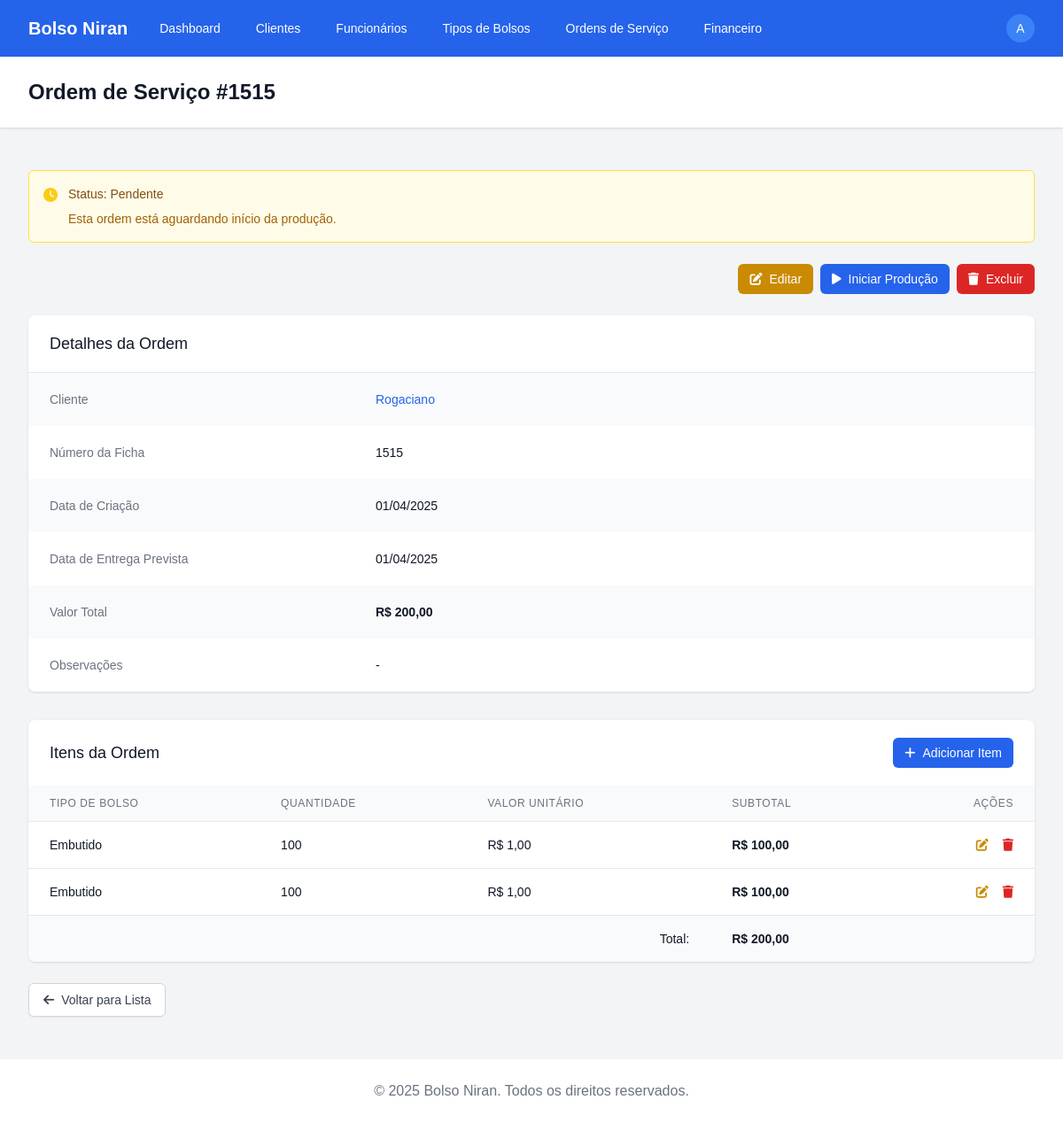
Screenshot of /ordens/1/ (signed in) with the database file from the repository.
### apps/ordens_servico/models.py (models this page shows, shortened)
class OrdemServico(models.Model):
    STATUS_CHOICES = [
        ('pendente', 'Pendente'),
        ('em_producao', 'Em Produção'),
        ('finalizado', 'Finalizado'),
        ('entregue', 'Entregue'),
        ('cancelado', 'Cancelado'),
    ]
    PAGAMENTO_CHOICES = [
        ('dinheiro', 'Dinheiro'),
        ('pix', 'PIX'),
        ('cartao', 'Cartão'),
        ('boleto', 'Boleto'),
        ('transferencia', 'Transferência'),
    ]
    cliente = models.ForeignKey('clientes.Cliente', on_delete=models.PROTECT)
    ficha = models.CharField(max_length=20, unique=True)
    data_criacao = models.DateField(auto_now_add=True)
    data_entrega_prevista = models.DateField()
    status = models.CharField(max_length=20, choices=STATUS_CHOICES, default='pendente')
    observacoes = models.TextField(blank=True)
    valor_total = models.DecimalField(max_digits=10, decimal_places=2)
    forma_pagamento = models.CharField(max_length=20, choices=PAGAMENTO_CHOICES, null=True, blank=True)
    pago = models.BooleanField(default=False)
    data_pagamento = models.DateField(null=True, blank=True)
    class Meta:
        verbose_name = 'Ordem de Serviço'
        verbose_name_plural = 'Ordens de Serviço'
        ordering = ['-data_criacao']

class ItemOrdemServico(models.Model):
    ordem_servico = models.ForeignKey(OrdemServico, related_name='itens', on_delete=models.CASCADE)
    tipo_bolso = models.ForeignKey('catalogo.TipoBolso', on_delete=models.PROTECT)
    quantidade = models.PositiveIntegerField()
    valor_unitario = models.DecimalField(max_digits=10, decimal_places=2)
    @property
    def subtotal(self):
        return self.quantidade * self.valor_unitario
    class Meta:
        verbose_name = 'Item de Ordem de Serviço'
        verbose_name_plural = 'Itens de Ordem de Serviço'

### apps/clientes/models.py (models this page shows, shortened)
class Cliente(models.Model):
    nome = models.CharField(max_length=100)
    telefone = models.CharField(max_length=20)
    endereco = models.TextField()
    contato = models.CharField(max_length=100)
    email = models.EmailField(blank=True, null=True)
    data_cadastro = models.DateField(auto_now_add=True)
    class Meta:
        verbose_name = 'Cliente'
        verbose_name_plural = 'Clientes'
        ordering = ['nome']

### apps/catalogo/models.py (models this page shows, shortened)
class TipoBolso(models.Model):
    nome = models.CharField(max_length=100)
    descricao = models.TextField(blank=True)
    valor_padrao = models.DecimalField(max_digits=10, decimal_places=2, default=0)
    tempo_estimado_producao = models.DurationField(blank=True, null=True)
    class Meta:
        verbose_name = 'Tipo de Bolso'
        verbose_name_plural = 'Tipos de Bolsos'
        ordering = ['nome']

### apps/ordens_servico/views.py (the view)
# urls.py: path('<int:pk>/', views.OrdemServicoDetailView.as_view(), name='detail'),
class OrdemServicoDetailView(LoginRequiredMixin, DetailView):
    model = OrdemServico
    template_name = 'ordens_servico/ordemservico_detail.html'
    context_object_name = 'ordem'
    def get_context_data(self, **kwargs):
        context = super().get_context_data(**kwargs)
        return context

### apps/ordens_servico/templatetags/ordem_servico_tags.py (called while the page is built)
@register.filter
def has_attr(obj, attr):
    return hasattr(obj, attr)

### templates/ordens_servico/ordemservico_detail.html (shortened to what this page needs)
{% extends 'base.html' %}
{% load ordem_servico_tags %}
{% block header %}Ordem de Serviço #{{ ordem.ficha }}{% endblock %}
{% block content %}
<div class="mb-6 rounded-md p-4
  {% if ordem.status == 'pendente' %}bg-yellow-50 border border-yellow-300
  {% elif ordem.status == 'em_producao' %}bg-blue-50 border border-blue-300
  {% elif ordem.status == 'finalizado' %}bg-green-50 border border-green-300
  {% elif ordem.status == 'entregue' %}bg-purple-50 border border-purple-300
  {% elif ordem.status == 'cancelado' %}bg-red-50 border border-red-300{% endif %}">
  <div class="flex">
    <div class="flex-shrink-0">
      <i class="fas
        {% if ordem.status == 'pendente' %}fa-clock text-yellow-400
        {% elif ordem.status == 'em_producao' %}fa-hammer text-blue-400
        {% elif ordem.status == 'finalizado' %}fa-check-circle text-green-400
        {% elif ordem.status == 'entregue' %}fa-truck text-purple-400
        {% elif ordem.status == 'cancelado' %}fa-times-circle text-red-400{% endif %}"></i>
    </div>
    <div class="ml-3">
      <h3 class="text-sm font-medium
        {% if ordem.status == 'pendente' %}text-yellow-800
        {% elif ordem.status == 'em_producao' %}text-blue-800
        {% elif ordem.status == 'finalizado' %}text-green-800
        {% elif ordem.status == 'entregue' %}text-purple-800
        {% elif ordem.status == 'cancelado' %}text-red-800{% endif %}">
        Status: {{ ordem.get_status_display }}
      </h3>
      <div class="mt-2 text-sm
        {% if ordem.status == 'pendente' %}text-yellow-700
        {% elif ordem.status == 'em_producao' %}text-blue-700
        {% elif ordem.status == 'finalizado' %}text-green-700
        {% elif ordem.status == 'entregue' %}text-purple-700
        {% elif ordem.status == 'cancelado' %}text-red-700{% endif %}">
        <p>
          {% if ordem.status == 'pendente' %}
            Esta ordem está aguardando início da produção.
          {% elif ordem.status == 'em_producao' %}
            Esta ordem está em produção desde {{ ordem.producao.data_inicio|date:"d/m/Y" }}.
          {% elif ordem.status == 'finalizado' %}
            Produção concluída em {{ ordem.producao.data_conclusao|date:"d/m/Y" }}, aguardando entrega.
          {% elif ordem.status == 'cancelado' %}
            Esta ordem foi cancelada.
          {% endif %}
        </p>
      </div>
    </div>
  </div>
</div>
<div class="mb-6 flex flex-wrap justify-end gap-2">
  <a href="{% url 'ordens_servico:edit' ordem.id %}" class="inline-flex items-center px-3 py-2 border border-transparent text-sm leading-4 font-medium rounded-md text-white bg-yellow-600 hover:bg-yellow-700 focus:outline-none focus:ring-2 focus:ring-offset-2 focus:ring-yellow-500">
    <i class="fas fa-edit mr-2"></i> Editar
  </a>
  {% if ordem.status == 'pendente' %}
    <a href="{% url 'ordens_servico:producao_add' ordem.id %}" class="inline-flex items-center px-3 py-2 border border-transparent text-sm leading-4 font-medium rounded-md text-white bg-blue-600 hover:bg-blue-700 focus:outline-none focus:ring-2 focus:ring-offset-2 focus:ring-blue-500">
      <i class="fas fa-play mr-2"></i> Iniciar Produção
    </a>
  {% endif %}
  {% if ordem.status == 'pendente' or ordem.status == 'cancelado' %}
    <a href="{% url 'ordens_servico:delete' ordem.id %}" class="inline-flex items-center px-3 py-2 border border-transparent text-sm leading-4 font-medium rounded-md text-white bg-red-600 hover:bg-red-700 focus:outline-none focus:ring-2 focus:ring-offset-2 focus:ring-red-500">
      <i class="fas fa-trash mr-2"></i> Excluir
    </a>
  {% endif %}
</div>
<div class="bg-white shadow overflow-hidden sm:rounded-lg">
  <div class="px-4 py-5 sm:px-6 flex justify-between items-center">
    <h2 class="text-lg leading-6 font-medium text-gray-900">Detalhes da Ordem</h2>
  </div>
  <div class="border-t border-gray-200">
    <dl>
      <div class="bg-gray-50 px-4 py-5 sm:grid sm:grid-cols-3 sm:gap-4 sm:px-6">
        <dt class="text-sm font-medium text-gray-500">Cliente</dt>
        <dd class="mt-1 text-sm text-gray-900 sm:mt-0 sm:col-span-2">
          <a href="{% url 'clientes:detail' ordem.cliente.id %}" class="text-blue-600 hover:text-blue-900">
            {{ ordem.cliente.nome }}
          </a>
        </dd>
      </div>
      <div class="bg-white px-4 py-5 sm:grid sm:grid-cols-3 sm:gap-4 sm:px-6">
        <dt class="text-sm font-medium text-gray-500">Número da Ficha</dt>
        <dd class="mt-1 text-sm text-gray-900 sm:mt-0 sm:col-span-2">{{ ordem.ficha }}</dd>
      </div>
      <div class="bg-gray-50 px-4 py-5 sm:grid sm:grid-cols-3 sm:gap-4 sm:px-6">
        <dt class="text-sm font-medium text-gray-500">Data de Criação</dt>
        <dd class="mt-1 text-sm text-gray-900 sm:mt-0 sm:col-span-2">{{ ordem.data_criacao|date:"d/m/Y" }}</dd>
      </div>
      <div class="bg-white px-4 py-5 sm:grid sm:grid-cols-3 sm:gap-4 sm:px-6">
        <dt class="text-sm font-medium text-gray-500">Data de Entrega Prevista</dt>
        <dd class="mt-1 text-sm text-gray-900 sm:mt-0 sm:col-span-2">{{ ordem.data_entrega_prevista|date:"d/m/Y" }}</dd>
      </div>
      <div class="bg-gray-50 px-4 py-5 sm:grid sm:grid-cols-3 sm:gap-4 sm:px-6">
        <dt class="text-sm font-medium text-gray-500">Valor Total</dt>
        <dd class="mt-1 text-sm font-bold text-gray-900 sm:mt-0 sm:col-span-2">R$ {{ ordem.valor_total|floatformat:2 }}</dd>
      </div>
      <div class="bg-white px-4 py-5 sm:grid sm:grid-cols-3 sm:gap-4 sm:px-6">
        <dt class="text-sm font-medium text-gray-500">Observações</dt>
        <dd class="mt-1 text-sm text-gray-900 sm:mt-0 sm:col-span-2">{{ ordem.observacoes|default:"-"|linebreaks }}</dd>
      </div>
    </dl>
  </div>
</div>
<div class="mt-8 bg-white shadow overflow-hidden sm:rounded-lg">
  <div class="px-4 py-5 sm:px-6 flex justify-between items-center">
    <h2 class="text-lg leading-6 font-medium text-gray-900">Itens da Ordem</h2>
    {% if ordem.status == 'pendente' %}
      <a href="{% url 'ordens_servico:item_add' ordem.id %}" class="inline-flex items-center px-3 py-2 border border-transparent text-sm leading-4 font-medium rounded-md text-white bg-blue-600 hover:bg-blue-700 focus:outline-none focus:ring-2 focus:ring-offset-2 focus:ring-blue-500">
        <i class="fas fa-plus mr-2"></i> Adicionar Item
      </a>
    {% endif %}
  </div>
  <div class="overflow-x-auto">
    <table class="min-w-full divide-y divide-gray-200">
      <thead class="bg-gray-50">
        <tr>
          <th scope="col" class="px-6 py-3 text-left text-xs font-medium text-gray-500 uppercase tracking-wider">Tipo de Bolso</th>
          <th scope="col" class="px-6 py-3 text-left text-xs font-medium text-gray-500 uppercase tracking-wider">Quantidade</th>
          <th scope="col" class="px-6 py-3 text-left text-xs font-medium text-gray-500 uppercase tracking-wider">Valor Unitário</th>
          <th scope="col" class="px-6 py-3 text-left text-xs font-medium text-gray-500 uppercase tracking-wider">Subtotal</th>
          {% if ordem.status == 'pendente' %}
            <th scope="col" class="px-6 py-3 text-right text-xs font-medium text-gray-500 uppercase tracking-wider">Ações</th>
          {% endif %}
        </tr>
      </thead>
      <tbody class="bg-white divide-y divide-gray-200">
        {% for item in ordem.itens.all %}
          <tr>
            <td class="px-6 py-4 whitespace-nowrap">
              <div class="text-sm font-medium text-gray-900">{{ item.tipo_bolso.nome }}</div>
            </td>
            <td class="px-6 py-4 whitespace-nowrap">
              <div class="text-sm text-gray-900">{{ item.quantidade }}</div>
            </td>
            <td class="px-6 py-4 whitespace-nowrap">
              <div class="text-sm text-gray-900">R$ {{ item.valor_unitario|floatformat:2 }}</div>
            </td>
            <td class="px-6 py-4 whitespace-nowrap">
              <div class="text-sm font-semibold text-gray-900">R$ {{ item.subtotal|floatformat:2 }}</div>
            </td>
            {% if ordem.status == 'pendente' %}
              <td class="px-6 py-4 whitespace-nowrap text-right text-sm font-medium">
                <a href="{% url 'ordens_servico:item_edit' item.id %}" class="text-yellow-600 hover:text-yellow-900 mr-3">
                  <i class="fas fa-edit"></i>
                </a>
                <a href="{% url 'ordens_servico:item_delete' item.id %}" class="text-red-600 hover:text-red-900">
                  <i class="fas fa-trash"></i>
                </a>
              </td>
            {% endif %}
          </tr>
        {% empty %}
          <tr>
            <td colspan="{% if ordem.status == 'pendente' %}5{% else %}4{% endif %}" class="px-6 py-4 text-center text-sm text-gray-500">
              Nenhum item adicionado à ordem.
            </td>
          </tr>
        {% endfor %}
        {% if ordem.itens.exists %}
          <tr class="bg-gray-50">
            <td colspan="3" class="px-6 py-4 text-right text-sm font-medium text-gray-900">Total:</td>
            <td class="px-6 py-4 whitespace-nowrap">
              <div class="text-sm font-bold text-gray-900">R$ {{ ordem.valor_total|floatformat:2 }}</div>
            </td>
            {% if ordem.status == 'pendente' %}
              <td></td>
            {% endif %}
          </tr>
        {% endif %}
      </tbody>
    </table>
  </div>
</div>
<div class="mt-6 flex justify-between">
  <a href="{% url 'ordens_servico:list' %}" class="inline-flex items-center px-4 py-2 border border-gray-300 rounded-md shadow-sm text-sm font-medium text-gray-700 bg-white hover:bg-gray-50 focus:outline-none focus:ring-2 focus:ring-offset-2 focus:ring-blue-500">
    <i class="fas fa-arrow-left mr-2"></i> Voltar para Lista
  </a>
</div>
{% endblock %}

### templates/base.html (shortened to what this page needs)
<!DOCTYPE html>
{% load static %}
<html lang="pt-br">
<head>
  <script src="https://cdn.tailwindcss.com"></script>
  <link rel="stylesheet" href="https://cdnjs.cloudflare.com/ajax/libs/font-awesome/6.0.0/css/all.min.css" />
  <link rel="stylesheet" href="{% static 'css/custom.css' %}" />
</head>
<body class="bg-gray-100 min-h-screen">
  <div class="flex flex-col min-h-screen">
    <nav class="bg-blue-600 text-white shadow-md">
      <div class="max-w-7xl mx-auto px-4 sm:px-6 lg:px-8">
        <div class="flex justify-between h-16">
          <div class="flex">
            <div class="flex-shrink-0 flex items-center">
              <span class="text-xl font-bold">Bolso Niran</span>
            </div>
            <div class="hidden md:ml-6 md:flex md:items-center md:space-x-4">
              <a href="{% url 'dashboard:index' %}" class="px-3 py-2 rounded-md text-sm font-medium hover:bg-blue-700">Dashboard</a>
              <a href="{% url 'clientes:list' %}" class="px-3 py-2 rounded-md text-sm font-medium hover:bg-blue-700">Clientes</a>
              <a href="{% url 'funcionarios:list' %}" class="px-3 py-2 rounded-md text-sm font-medium hover:bg-blue-700">Funcionários</a>
              <a href="{% url 'catalogo:list' %}" class="px-3 py-2 rounded-md text-sm font-medium hover:bg-blue-700">Tipos de Bolsos</a>
              <a href="{% url 'ordens_servico:list' %}" class="px-3 py-2 rounded-md text-sm font-medium hover:bg-blue-700">Ordens de Serviço</a>
              <a href="{% url 'financeiro:list' %}" class="px-3 py-2 rounded-md text-sm font-medium hover:bg-blue-700">Financeiro</a>
            </div>
          </div>
          <div class="flex items-center">
            <div class="ml-3 relative" x-data="{ isOpen: false }">
              <div>
                <button @click="isOpen = !isOpen" class="flex text-sm rounded-full focus:outline-none focus:ring-2 focus:ring-offset-2 focus:ring-offset-blue-600 focus:ring-white">
                  <span class="inline-flex items-center justify-center h-8 w-8 rounded-full bg-blue-500">
                    <span class="text-sm font-medium leading-none text-white">
                      {% if user.is_authenticated %}
                        {{ user.username|first|upper }}
                      {% else %}
                        ?
                      {% endif %}
                    </span>
                  </span>
                </button>
              </div>
            </div>
          </div>
        </div>
      </div>
    </nav>
    <header class="bg-white shadow">
      <div class="max-w-7xl mx-auto py-6 px-4 sm:px-6 lg:px-8">
        <h1 class="text-2xl font-bold text-gray-900">
          {% block header %}{% endblock %}
        </h1>
      </div>
    </header>
    <main class="flex-grow">
      <div class="max-w-7xl mx-auto py-6 sm:px-6 lg:px-8">
        <div class="px-4 py-6 sm:px-0">
          {% block content %}{% endblock %}
        </div>
      </div>
    </main>
    <footer class="bg-white">
      <div class="max-w-7xl mx-auto py-6 px-4 overflow-hidden sm:px-6 lg:px-8">
        <p class="text-center text-gray-500">
          &copy; {% now "Y" %} Bolso Niran. Todos os direitos reservados.
        </p>
      </div>
    </footer>
  </div>
</body>
</html>

### static/css/custom.css (style rules this page uses)
body { font-family: 'Arial', sans-serif; background-color: #f8f9fa; }

### rows the page displays
OrdemServico: ficha "1515", status "Pendente", cliente.nome "Rogaciano", data_criacao "01/04/2025", data_entrega_prevista "01/04/2025", valor_total "200,00", observacoes "-"
ItemOrdemServico: tipo_bolso.nome "Embutido", quantidade "100", valor_unitario "1,00", subtotal "100,00"
ItemOrdemServico: tipo_bolso.nome "Embutido", quantidade "100", valor_unitario "1,00", subtotal "100,00"

### other values shown
{{ user.username|first|upper }} "A"
